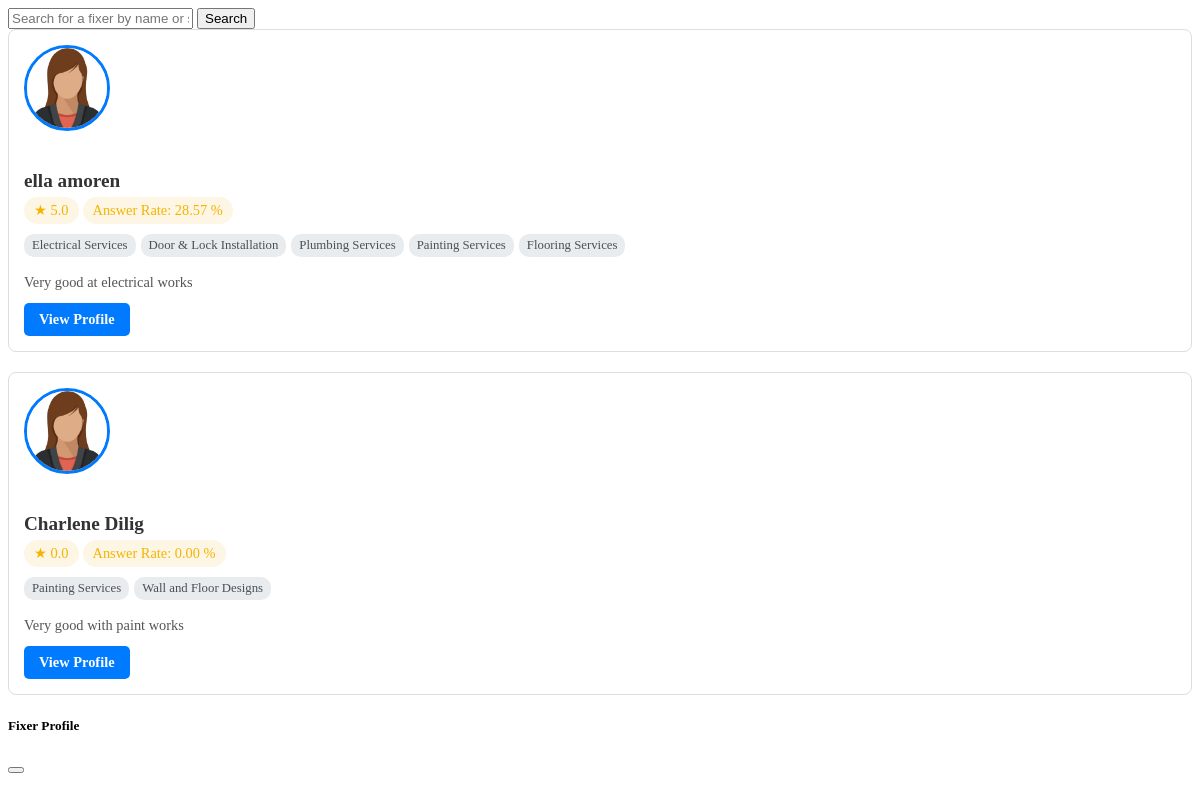
The page /pages/homepage.php on the database its author committed.
### tables this page shows
CREATE TABLE `fixers` (
  `id` int(11) NOT NULL,
  `name` varchar(100) NOT NULL,
  `email` varchar(100) NOT NULL,
  `password` varchar(100) NOT NULL,
  `phone` varchar(15) DEFAULT NULL,
  `mobile` varchar(15) DEFAULT NULL,
  `address` varchar(255) DEFAULT NULL,
  `location` varchar(100) DEFAULT NULL,
  `about` text DEFAULT NULL,
  `rating` decimal(2,1) DEFAULT 0.0,
  `profile_img` varchar(255) DEFAULT '/assets/profile.jpg',
  `created_at` timestamp NOT NULL DEFAULT current_timestamp(),
  `updated_at` timestamp NOT NULL DEFAULT current_timestamp() ON UPDATE current_timestamp(),
  `skills` longtext DEFAULT NULL CHECK (json_valid(`skills`)),
  `total_bookings` int(11) DEFAULT 0,
  `responded_bookings` int(11) DEFAULT 0,
  `answer_rate` decimal(5,2) DEFAULT 0.00
);

### pages/fixer-card.php (the view)
<link rel="stylesheet" href="styles/card.css">
<?php
    $userId = $_SESSION['user_id'];
?>
<div class="fixer-profile">
<img src="<?php echo htmlspecialchars(file_exists($fixer['profile_img']) ? $fixer['profile_img'] : './assets/profile.jpg'); ?>"
     class="profile-picture">
    <div class="fixer-info">
        <h3><?php echo htmlspecialchars($fixer['name']); ?></h3>
        <div class="rating mb-2">&#9733; <?php echo number_format($fixer['rating'], 1); ?></div>
        <div class="rating mb-2"> Answer Rate: <?php echo htmlspecialchars($fixer['answer_rate']); ?> %</div>
        <div class="skills-list mb-2">
            <?php if (!empty($fixer['skills'])): ?>
                <?php foreach ($fixer['skills'] as $skill): ?>
                    <span class="skill-tag"><?php echo htmlspecialchars($skill); ?></span>
                <?php endforeach; ?>
            <?php else: ?>
                <span class="skill-tag">No skill set</span>
            <?php endif; ?>
        </div>
        <p class="mb-2"><?php echo htmlspecialchars($fixer['about']); ?></p>
        <a href="#" class="view-profile btnn btn-primary"
           data-id="<?php echo $fixer['id']; ?>"
           user-id="<?php echo $userId; ?>"
           data-name="<?php echo htmlspecialchars($fixer['name']); ?>"
           data-skills='<?php echo htmlspecialchars(json_encode($fixer['skills'])); ?>'
           data-about="<?php echo htmlspecialchars($fixer['about']); ?>"
           data-profile-img="<?php echo htmlspecialchars($fixer['profile_img']); ?>"
           data-rating="<?php echo number_format($fixer['rating'], 1); ?>"
           data-answer="<?php echo htmlspecialchars($fixer['answer_rate']); ?>"
           data-location="<?php echo htmlspecialchars($fixer['location']); ?>"
           data-email="<?php echo htmlspecialchars($fixer['email']); ?>"
           data-phone="<?php echo htmlspecialchars($fixer['phone']); ?>"
           data-mobile="<?php echo htmlspecialchars($fixer['mobile']); ?>"
           data-address="<?php echo htmlspecialchars($fixer['address']); ?>">
           View Profile
           </a>
    </div>
</div>

### pages/homepage.php (shortened to what this page needs)
<?php
require_once $_SERVER['DOCUMENT_ROOT'] . '/quickfix-php/config/db.php';
$fixers = [];
$stmt = $conn->prepare("SELECT id, name, email, phone, mobile, address, location, about, rating, profile_img, skills, answer_rate FROM fixers LIMIT 20");
$stmt->execute();
$result = $stmt->get_result();
while ($row = $result->fetch_assoc()) {
    $row['skills'] = json_decode($row['skills'], true);
    $fixers[] = $row;
}
$searchResults = [];
?>
<!DOCTYPE html>
<html lang="en">
<head>
</head>
<body>
    <main class="container-fluid">
        <div class="search-bar-container container">
            <div class="search-bar container">
                <form method="GET" action="" class="d-flex ">
                    <input type="text" name="query" class="form-control" placeholder="Search for a fixer by name or skill..." value="<?php echo isset($_GET['query']) ? htmlspecialchars($_GET['query']) : ''; ?>" />
                    <button type="submit" class="btn btn-primary">Search</button>
                </form>
            </div>
        </div>
        <div class="fixers-list container-fluid center d-grid">
    <div class="row">
        <?php if (empty($searchResults) && !isset($_GET['query'])): ?>
            <?php if (empty($fixers)): ?>
                <div class="col-12">
                    <p>No fixers available at the moment.</p>
                </div>
            <?php else: ?>
                <?php foreach ($fixers as $fixer): ?>
                    <div class="col mb-4">
                        <?php include 'fixer-card.php'; ?>
                    </div>
                <?php endforeach; ?>
            <?php endif; ?>
        <?php endif; ?>
    </div>
</div>
        <div class="modal fade" id="fixerModal" tabindex="-1" aria-labelledby="fixerModalLabel" aria-hidden="true">
            <div class="modal-dialog modal-lg">
                <div class="modal-content">
                    <div class="modal-header">
                        <h5 class="modal-title" id="fixerModalLabel">Fixer Profile</h5>
                        <button type="button" class="btn-close" data-bs-dismiss="modal" aria-label="Close"></button>
                    </div>
                </div>
            </div>
        </div>
    </main>
</body>
</html>

### styles/card.css (style rules this page uses)
.fixer-profile { display: flex; flex-direction: column; gap: 20px; margin-bottom: 20px; padding: 15px; border: 1px solid #ddd; border-radius: 8px; height: 100%; }
.fixer-info { flex: 1; }
.profile-picture { width: 80px; height: 80px; border-radius: 50%; object-fit: cover; border: 3px solid #007bff; margin-right: 15px; }
.fixer-info h3 { font-size: 1.2rem; color: #333; margin-bottom: 5px; }
.rating { font-size: 0.9rem; color: #f4b400; background-color: #fef6e4; padding: 5px 10px; border-radius: 15px; display: inline-block; margin-bottom: 10px; }
.skills-list { display: flex; flex-wrap: wrap; gap: 5px; }
.skill-tag { background-color: #e9ecef; color: #495057; font-size: 0.8rem; padding: 4px 8px; border-radius: 10px; text-align: center; }
p { color: #555; font-size: 0.9rem; line-height: 1.5; margin-bottom: 10px; }
.btnn { display: inline-block; text-decoration: none; background-color: #007bff; color: #fff; padding: 8px 15px; border-radius: 5px; font-size: 0.9rem; font-weight: bold; text-align: center; transition: background-color 0.2s ease; }

### rows shown on the page
fixers: name "ella amoren", rating "5.0", answer_rate "28.57", skill "Electrical Services", skill "Door & Lock Installation", skill "Plumbing Services", skill "Painting Services", skill "Flooring Services", about "Very good at electrical works"
fixers: name "Charlene Dilig", rating "0.0", answer_rate "0.00", skill "Painting Services", skill "Wall and Floor Designs", about "Very good with paint works"
